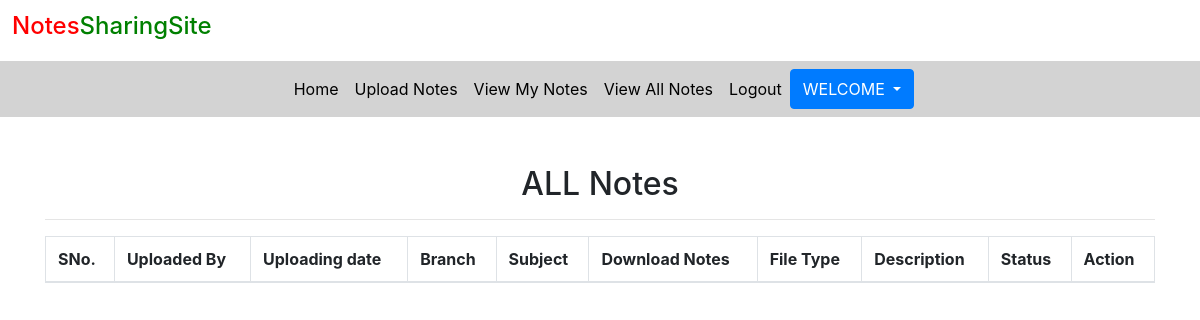
Page /viewallnotes (signed in) on the earlier database version.
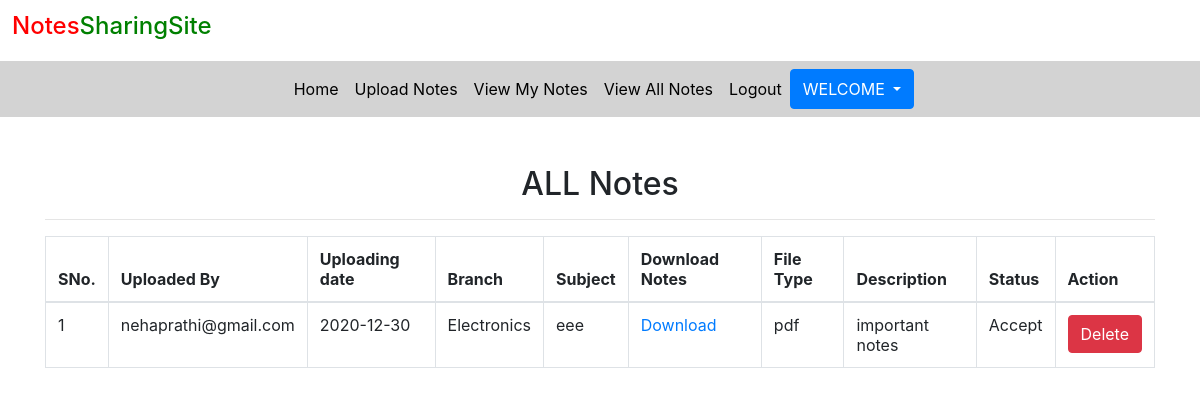
Same page on the later database version.
### notes/models.py (models this page shows, shortened)
class Notes(models.Model):
	user=models.ForeignKey(User,on_delete=models.CASCADE)
	uploadingdate=models.CharField(max_length=30)
	branch=models.CharField(max_length=30)
	subject=models.CharField(max_length=30)
	notesfile=models.FileField(null=True)
	filetype=models.CharField(max_length=30)
	description=models.CharField(max_length=200,null=True)
	status=models.CharField(max_length=15)

### notes/views.py (the view)
# urls.py: path('viewallnotes',viewallnotes,name="viewallnotes"),
def viewallnotes(request):
	if not request.user.is_authenticated:
		return redirect('login')
	notes = Notes.objects.filter(status="Accept")
	d={'notes':notes}
	return render(request,'viewallnotes.html',d)

### notes/templates/viewallnotes.html (shortened to what this page needs)
{% extends 'usernavigation.html' %}
{% load static %}
{% block body %}
<link rel ="stylesheet" href="https://cdnjs.cloudflare.com/ajax/libs/twitter-bootstrap/4.5.2/css/bootstrap.css">
<link rel ="stylesheet" href="https://cdn.datatables.net/1.10.22/css/dataTables.bootstrap4.min.css">
<div class="container mt-5">
	<h2 class="text-center">ALL Notes</h2>
			<HR>
			<table class="table table-bordered" id="example">
				<thead>
					<tr>
						<th>SNo.</th>
						<th>Uploaded By</th>
						<th>Uploading date</th>
						<th>Branch</th>
						<th>Subject</th>
						<th>Download Notes</th>
						<th>File Type</th>
						<th>Description</th>
						<th>Status</th>
						<th>Action</th>
					</tr>
				</thead>
					{% for i in notes %}
					<tbody>
					<tr>
						<td>{{forloop.counter}}</td>
						<td>{{i.user.username}}</td>
						<td>{{i.uploadingdate}}</td>
						<td>{{i.branch}}</td>
						<td>{{i.subject}}</td>
						<td><a href="{{i.notesfile.url}}" download>Download</a></td>
						<td>{{i.filetype}}</td>
						<td>{{i.description}}</td>
						<td>{{i.status}}</td>
						<td><a href="{% url 'delete_notes' i.id %}" class="btn btn-danger" onclick="return confirm('Do You want to delete?')">Delete</a></td>
					</tr>
					{% endfor %}
				</tbody>
			</table>
</div>
{% endblock %}

Differences in the rows shown:
added Notes: user.username "nehaprathi@gmail.com", uploadingdate "2020-12-30", branch "Electronics", subject "eee", filetype "pdf", description "important notes", status "Accept"
